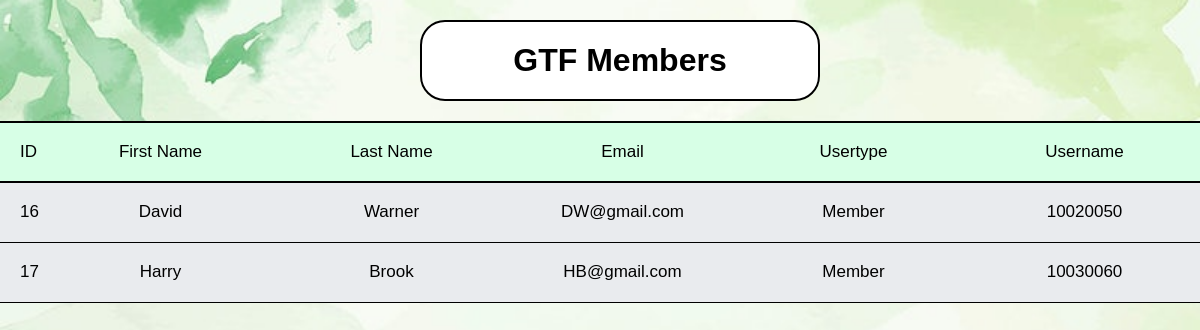
Page /admin/users/viewmembers.php on the committed database.
### tables this page shows
CREATE TABLE `user` (
  `id` int(11) NOT NULL,
  `firstname` varchar(50) NOT NULL,
  `lastname` varchar(100) NOT NULL,
  `email` varchar(50) NOT NULL,
  `usertype` varchar(50) NOT NULL,
  `username` varchar(100) NOT NULL,
  `password` varchar(50) NOT NULL
);

### admin/users/viewmembers.php (the view, shortened to what this page needs)
<!DOCTYPE html>
<html lang="en">
<head>
    <link rel="stylesheet" href="view1.css">
</head>
<body>
    <table>
      <div class="tablehead">
      <h1>GTF Members</h1>
      </div>
    <thead>
      <tr>
        <td style="width: 45px;">ID</td>
        <td>First Name</td>
         <td>Last Name</td>
         <td>Email</td>
         <td>Usertype</td>
         <td>Username</td>
      </tr>
</thead>
      <?php
      require 'connection.php';
      $rows = mysqli_query($conn, "SELECT * FROM `user` WHERE usertype ='Member'");
      foreach($rows as $row) :
      ?>
      <tr>
      <td><?php echo $row["id"]; ?></td>
        <td><?php echo $row["firstname"]; ?></td>
        <td><?php echo $row["lastname"]; ?></td>
        <td><?php echo $row["email"]; ?></td>
         <td><?php echo $row["usertype"]; ?></td>
         <td><?php echo $row["username"]; ?></td>
      </tr>
      <?php endforeach; ?>
    </table>
</body>
</html>

### admin/users/view1.css (style rules this page uses)
* { margin: 0; padding: 0; box-sizing: border-box; text-decoration: none; font-family: "Poppins", sans-serif; }
body { font-family: 'Open Sans', sans-serif; margin:0; padding: 0; background:url(5.jpg) no-repeat; background-size: cover; }
.tablehead { color: rgb(0, 0, 0); text-align: center; padding: 20px; font-size: 2opx; background-color:rgb(255, 255, 255); width: 400px; margin-left: 35%; margin-top: 20px; margin-bottom: 20px; border: 2px solid black; border-radius: 25px; }
table { width: 100%; table-layout: fixed; border-collapse: collapse; background-color: #e9ebee; font-size: 17px; }
thead { background-color: rgb(215, 255, 230); border-top: 2px solid black; border-bottom: 2px solid black; }
th,td { border-bottom: 1px solid #e9e7e7; padding: 10px 20px; text-align: center; border-bottom: 1px solid #000000; }
tr { height: 60px; }

### rows in the picture
user: id "16", firstname "David", lastname "Warner", email "DW@gmail.com", usertype "Member", username "10020050"
user: id "17", firstname "Harry", lastname "Brook", email "HB@gmail.com", usertype "Member", username "10030060"
